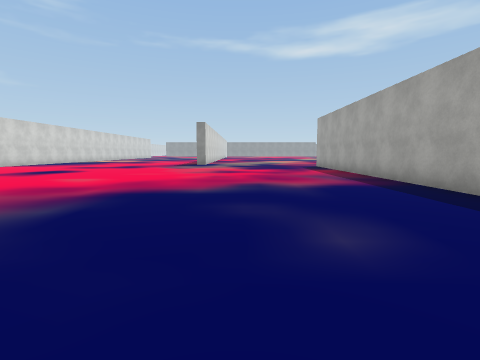
[1] (above)

15 first-person views from a walk through a 3-D level made in the Unity game engine. The camera is 1.4 m above the floor, tilts 6° down and sees 85° across. The floor is counted in squares, 2 m on a side. Each view is taken from the middle of a square. On the plan, view 1 faces up. The plan holds only what a view shows up to about 9 squares ahead; the rest is blank. The place goes on beyond the plan. The player is left out. Some surface patterns are stand-ins.

[2]
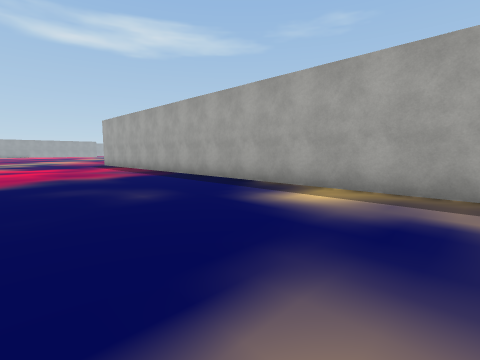

[3]
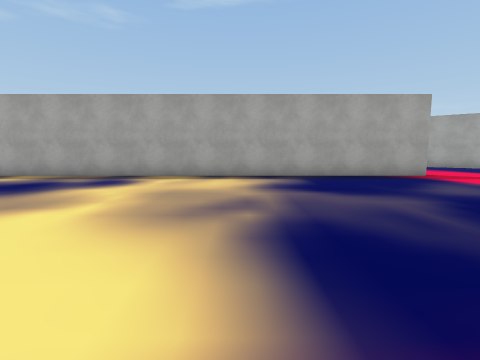

[4]
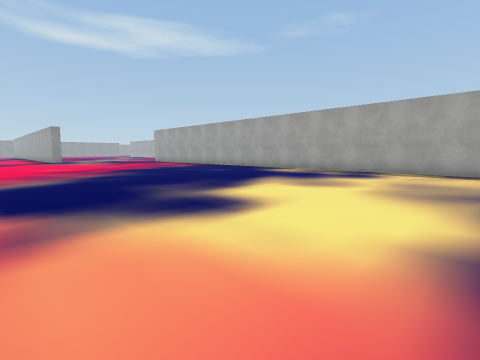

[5]
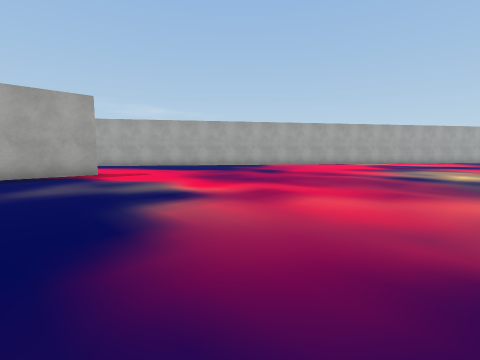

[6]
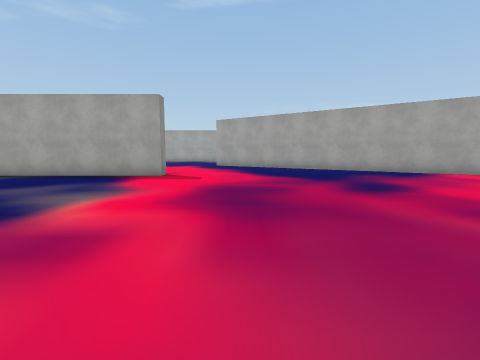

[7]
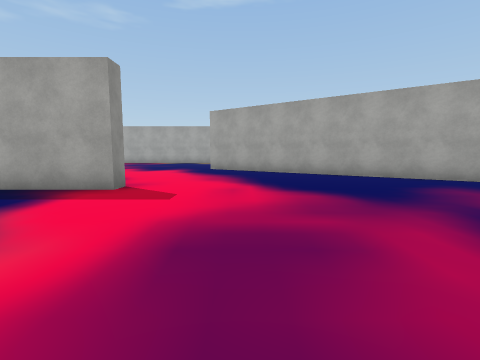

[8]
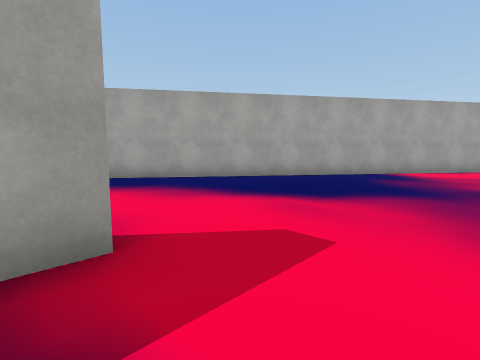

[9]
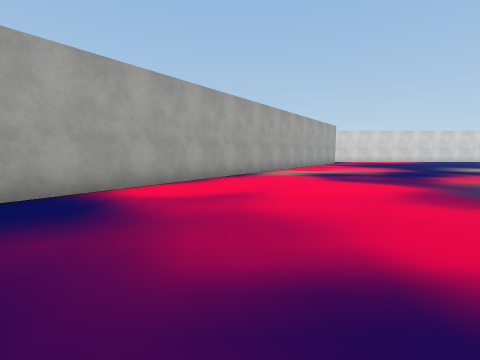

[10]
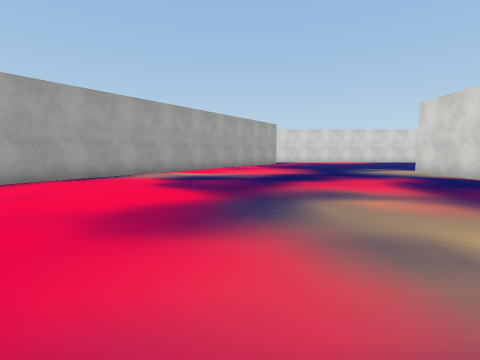

[11]
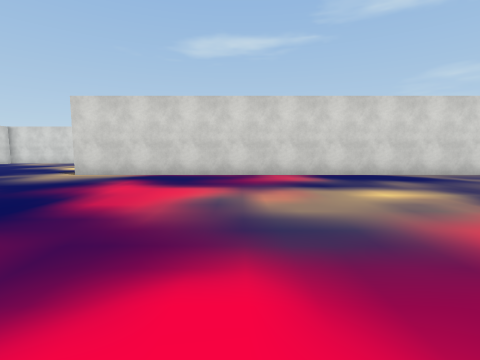

[12]
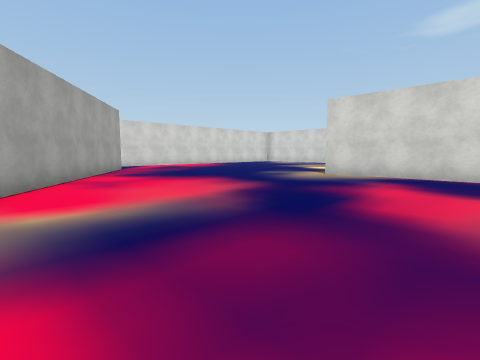

[13]
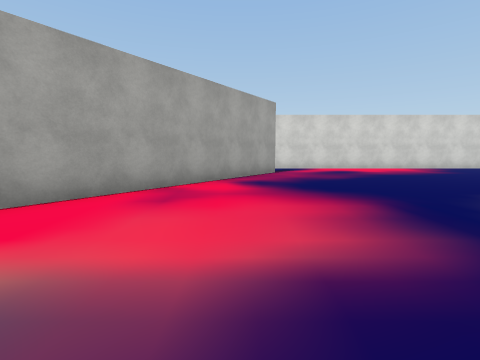

[14]
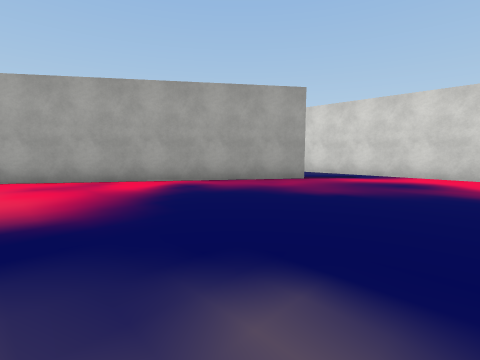

[15]
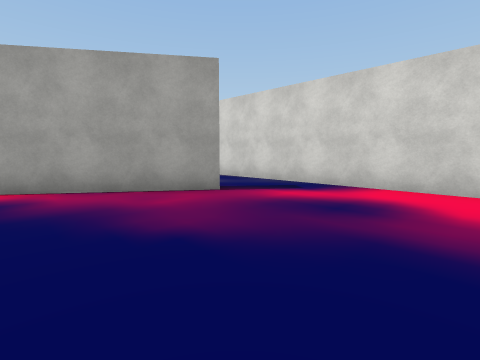

### Floor plan
Points are (right, up) in squares from view 1. A wall is a line through its corners. A room is listed if a view was taken in it or the views show most of it. See-through windows are left out.
Room 1 (views 1, 2, 3, 4, 5, 6, 7, 8, 9, 10, 11, 12, 13, 14, 15)
walls: (4.5, -11.6) (3.9, -11.6) (3.9, 9); (-8.1, -13.5) (-8.1, -26.1); (-4.2, -33.2) (9.6, -13.5); (-7.9, -35.4) (-2.6, -35.4)
ways out: opening at (-3.5, -34.5); opening at (7, -12.6)

Where each view was taken, in squares from view 1:
view 1: 0 up, 0 right, facing up
view 2: 2 down, 1 left, facing up-right
view 3: 6 down, 4 left, facing right
view 4: 6 down, 6 left, facing up-right
view 5: 9 down, 5 left, facing down-right
view 6: 14 down, 4 left, facing right
view 7: 14 down, 1 left, facing right
view 8: 11 down, 2 right, facing down-right
view 9: 16 down, 2 right, facing down
view 10: 17 down, 2 left, facing down
view 11: 21 down, 0 right, facing left
view 12: 22 down, 0 right, facing down-left
view 13: 24 down, 3 left, facing down
view 14: 27 down, 8 left, facing down-right
view 15: 30 down, 8 left, facing down-right
